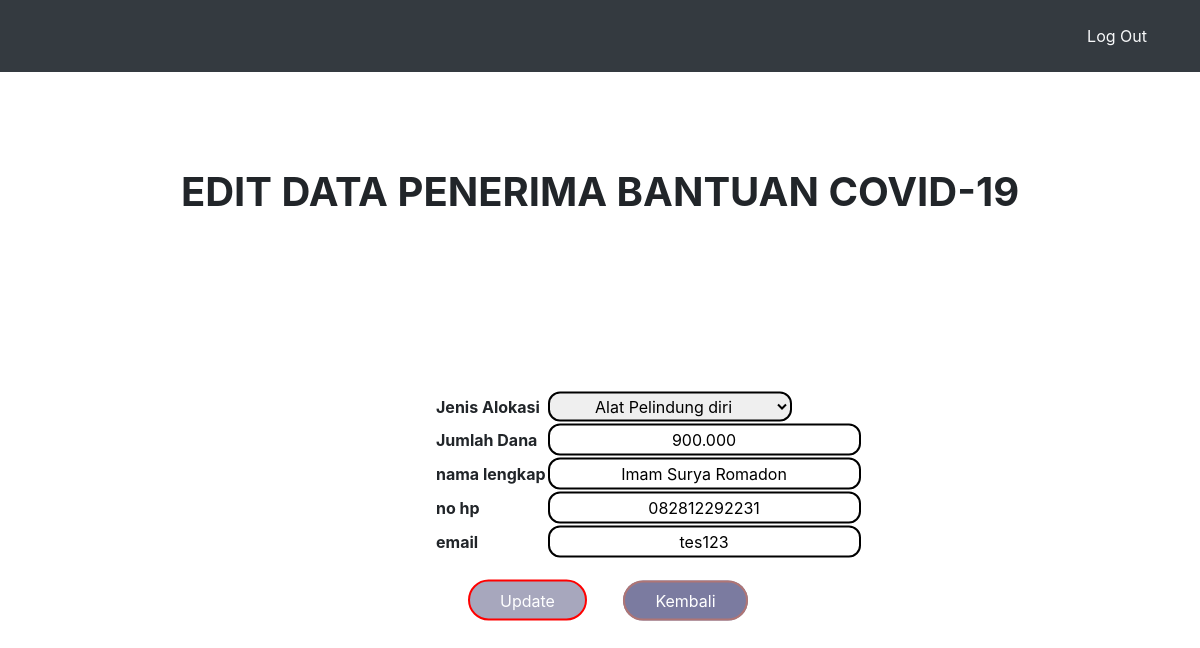
The app's page /editform.php?id=12 with its own data.
### tables this page shows
CREATE TABLE `data` (
  `id` int(11) NOT NULL,
  `jenis_alokasi` varchar(200) NOT NULL,
  `jumlah_dana` varchar(110) NOT NULL,
  `nama_lengkap` varchar(110) NOT NULL,
  `nohp` varchar(12) NOT NULL,
  `email` varchar(110) NOT NULL
);

### editform.php (the view, shortened to what this page needs)
<?php
$id = $_GET['id'];
include('koneksi.php');
$query = "SELECT * FROM data WHERE id='$id'";
$result = mysqli_query($con, $query);
?>
<!DOCTYPE html>
<html lang="en">
<head>
<link rel="stylesheet" href="https://stackpath.bootstrapcdn.com/bootstrap/4.1.3/css/bootstrap.min.css">
 <link rel="stylesheet" href="style.css">
</head>
<body>
<nav class='navbar navbar-expand-lg navbar-dark bg-dark text-light '>
    <div class="container">
        <ul class="navbar-nav ml-auto pt-2 pb-2">
            <li class="nav-item ml-4">
                <a href="logout.php" class="nav-link text-light"> Log Out </a>
            </li>
        </ul>
    </div>
</nav>
<div class="" style="height:90vh">
  <div class="container">
    <h1 align="center"><b><br><br>EDIT DATA PENERIMA BANTUAN COVID-19</b></h1>
        <div class="content">
        <form method="get" action="edit.php">
        	<?php
			 while ($row = mysqli_fetch_assoc($result)) {
 			?>
        <table><br><br><br>
            <tr><td><b> Jenis Alokasi </b></td><td>
                <select name="jenis_alokasi" value="<?php echo $row['jenis_alokasi']; ?>">
                    <option value="Alat Pelindung diri" <?php if ($alokasi == "Alat Pelindung diri") { echo "selected";} ?>>Alat Pelindung diri</option>
                </select>
            </td></tr>
            <tr><td><b> Jumlah Dana </b></td><td><input type="text" size="24" name="jumlah_dana" value="<?php echo $row['jumlah_dana']; ?>"></td></tr>
            <tr><td><b> nama lengkap </b></td><td><input type="text" size="24" name="nama_lengkap" value="<?php echo $row['nama_lengkap']; ?>"></td></tr>
            <tr><td><b> no hp  </b></td><td><input type="text" size="24" name="nohp" value="<?php echo $row['nohp']; ?>"></td></tr>
            <tr><td><b> email </b></td><td><input type="text" size="24" name="email" value="<?php echo $row['email']; ?>"></td></tr>
            <tr><td colspan="5"><button type="submit" name="" value="edit" style="margin-left:2pc;">Update</button>
            <a href="index.php" style="margin-left:2pc;">Kembali</a></td></tr>
        </table>
    </div>
    <?php
	}
	?>
  </div>
</div>
</body>
</html>

### style.css (style rules this page uses)
.content { position: absolute; left: 55%; top: 60%; transform: translate(-50%,-50%); padding: 20px 25px; width: 500px; }
.content input { text-align: center; border: 2px solid black; padding: 2px 10px; color: black; border-radius: 12px; transition: 0.25s; cursor: pointer; }
.content select { text-align: center; border: 2px solid black; padding: 2px 10px; color: black; border-radius: 12px; transition: 0.25s; cursor: pointer; }
.content button { border: 0; background: rgb(167, 167, 189); margin: 20px auto; text-align: center; border: 2px solid red; padding: 6.5px 30px; outline: none; color: white; border-radius: 24px; transition: 0.25s; cursor: pointer; }
.content a { border: 0; background: rgb(123, 123, 160); margin: 20px auto; text-align: center; border: 2px solid rgb(175, 117, 117); padding: 8px 30px; outline: none; color: white; border-radius: 24px; transition: 0.25s; cursor: pointer; }

### editform.php (style rules this page uses)
body { background-image: url(./1.jpg); background-size: cover; background-repeat: no-repeat; background-position: center; background-attachment: fixed; height: 100%; }

### records on screen
data: jenis_alokasi "Alat Pelindung diri", jumlah_dana "900.000", nama_lengkap "Imam Surya Romadon", nohp "082812292231", email "tes123"
